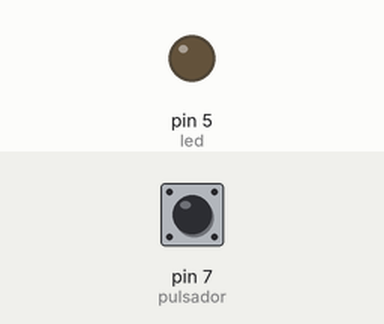
This sketch was run on a simulated Arduino Uno, built with avr-gcc and run on an emulated ATmega328P. Parts: output pins drawn as LEDs (lit = HIGH). Inputs (shaded band) come from the test bench; at power-on: pin 7 (pulsador) LOW.

Above: at 1.2 s.
1.3 s: pin 7 (pulsador) pulled HIGH for 0.15 s
At 1.37 s:
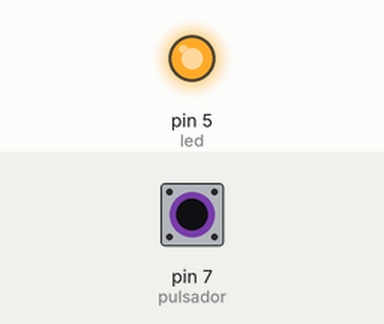
2.9 s: pin 7 (pulsador) pulled HIGH for 3.2 s
At 6.5 s:
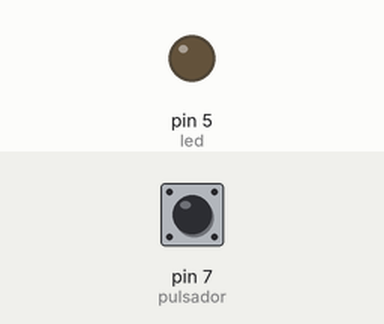
Timing chart, 0 to 8.0 s (numbered marks = the images above; inputs shaded):
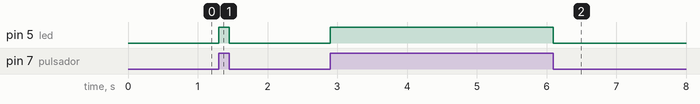

Measured:
- after the input at 1.3 s, pin 5 (led): LOW → HIGH at once, → LOW 0.15 s later
- after the input at 2.9 s, pin 5 (led): LOW → HIGH at once, → LOW 3.2 s later

The sketch:

_2.-EntradaDigital.ino
```cpp
//Declaramos los pines a utilizar
const int led=5;
const int pulsador=7;

void setup() {
  //Un pin sera de Salida y el otro de entrada
  pinMode(led,OUTPUT);
  pinMode(pulsador,INPUT);
}
void loop() {
//Preguntamos si el pulsador se esta presionando
  if(digitalRead(pulsador)==HIGH){
    //Si el pulsador se encuentra presionado, el led se encendera
    digitalWrite(led,HIGH);
    }
    else{
    //Si el pulsador no se presiona, el led se apagara.
      digitalWrite(led,LOW);
      }
}
```
